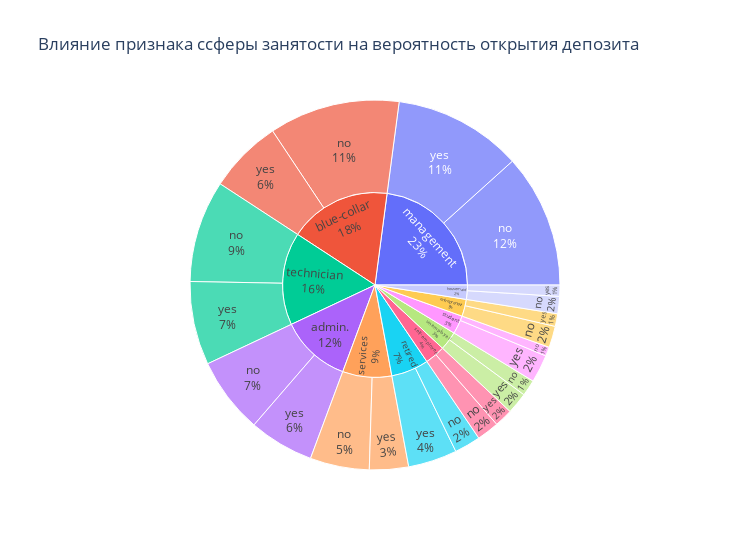

Write notebook code for a chart like this one.
### Markdown cell above
### Люди с двумя образованиями меньше открывают депозит

### Code cell
# постройте визуализации для открывших и неоткрывших депозит в зависимости от вида профессиональной занятости
fig = px.sunburst(
cleaned_df, 
path=['job', 'deposit'],
width=750,
height=550,
title='Влияние признака cсферы занятости на вероятность открытия депозита',

)
fig.update_traces(textinfo="label+percent entry")
fig.show()

### Figure 1 — Plotly figure (JSON) as saved in the notebook; plotly's stock layout.template omitted (floating-point values rounded to 4 significant figures)
{"data": [{"branchvalues": "total", "domain": {"x": [0, 1], "y": [0, 1]}, "hovertemplate": "labels=%{label}<br>count=%{value}<br>parent=%{parent}<br>id=%{id}<extra></extra>", "ids": ["admin./no", "blue-collar/no", "entrepreneur/no", "housemaid/no", "management/no", "retired/no", "self-employed/no", "services/no", "student/no", "technician/no", "unemployed/no", "admin./yes", "blue-collar/yes", "entrepreneur/yes", "housemaid/yes", "management/yes", "retired/yes", "self-employed/yes", "services/yes", "student/yes", "technician/yes", "unemployed/yes", "admin.", "blue-collar", "entrepreneur", "housemaid", "management", "retired", "self-employed", "services", "student", "technician", "unemployed"], "labels": ["no", "no", "no", "no", "no", "no", "no", "no", "no", "no", "no", "yes", "yes", "yes", "yes", "yes", "yes", "yes", "yes", "yes", "yes", "yes", "admin.", "blue-collar", "entrepreneur", "housemaid", "management", "retired", "self-employed", "services", "student", "technician", "unemployed"], "name": "", "parents": ["admin.", "blue-collar", "entrepreneur", "housemaid", "management", "retired", "self-employed", "services", "student", "technician", "unemployed", "admin.", "blue-collar", "entrepreneur", "housemaid", "management", "retired", "self-employed", "services", "student", "technician", "unemployed", "", "", "", "", "", "", "", "", "", "", ""], "textinfo": "label+percent entry", "type": "sunburst", "values": [672, 1155, 189, 153, 1180, 231, 197, 523, 81, 900, 143, 574, 652, 111, 99, 1135, 432, 161, 345, 245, 738, 189, 1246, 1807, 300, 252, 2315, 663, 358, 868, 326, 1638, 332]}], "layout": {"height": 550, "legend": {"tracegroupgap": 0}, "title": {"text": "Влияние признака cсферы занятости на вероятность открытия депозита"}, "width": 750}}
